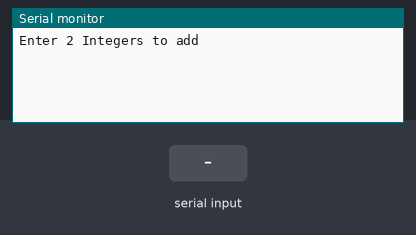
The sketch below on a simulated Arduino Uno, built with avr-gcc and run on an emulated ATmega328P. Parts: the last lines printed to the serial monitor. The test bench sets the inputs (shaded band).

Above: at 1.2 s.
1.3 s: "90,45\n" received over Serial
At 2.2 s:
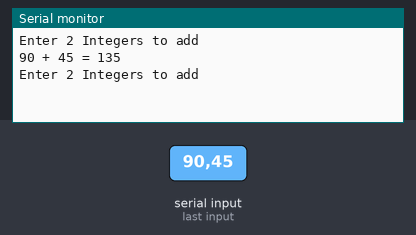
2.8 s: "30,150\n" received over Serial
At 4.2 s:
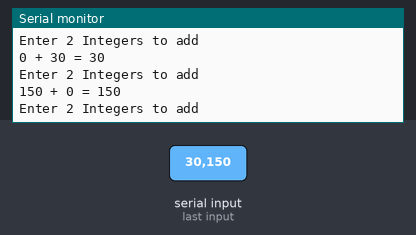

The sketch:

sketch_sep17a.ino
```cpp
void setup() {
  // put your setup code here, to run once:
  Serial.begin(9600);
}

void loop() {

  Serial.println("Enter 2 Integers to add");

  int num1 = 0;
  int num2 = 0;

  while ( Serial.available() == 0 ) {
  //  Serial.println("waiting for n1..");
  }
  num1 = Serial.parseInt();

  while ( Serial.available() == 0 ) {
  //  Serial.println("waiting for n2..");
  }
  num2 = Serial.parseInt();

  Serial.print(num1);
  Serial.print(" + ");
  Serial.print(num2);
  Serial.print(" = ");
  Serial.println(num1 + num2);
}
```

Measured:
- after the input at 1.3 s, the serial monitor: prints a new line at once (image 1)
- after the input at 2.8 s, the serial monitor: prints a new line at once (image 2)
